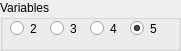
   <widget class="QGroupBox" name="FilasGroupBox">
    <property name="geometry">
     <rect>
      <x>30</x>
      <y>10</y>
      <width>181</width>
      <height>51</height>
     </rect>
    </property>
    <property name="title">
     <string>Variables</string>
    </property>
    <widget class="QRadioButton" name="filas2">
     <property name="geometry">
      <rect>
       <x>10</x>
       <y>20</y>
       <width>31</width>
       <height>17</height>
      </rect>
     </property>
     <property name="text">
      <string>2</string>
     </property>
     <property name="checked">
      <bool>false</bool>
     </property>
    </widget>
    <widget class="QRadioButton" name="filas3">
     <property name="geometry">
      <rect>
       <x>50</x>
       <y>20</y>
       <width>31</width>
       <height>17</height>
      </rect>
     </property>
     <property name="text">
      <string>3</string>
     </property>
    </widget>
    <widget class="QRadioButton" name="filas4">
     <property name="geometry">
      <rect>
       <x>90</x>
       <y>20</y>
       <width>31</width>
       <height>17</height>
      </rect>
     </property>
     <property name="text">
      <string>4</string>
     </property>
    </widget>
    <widget class="QRadioButton" name="filas5">
     <property name="geometry">
      <rect>
       <x>130</x>
       <y>20</y>
       <width>41</width>
       <height>17</height>
      </rect>
     </property>
     <property name="text">
      <string>5</string>
     </property>
     <property name="checked">
      <bool>true</bool>
     </property>
    </widget>
   </widget>
